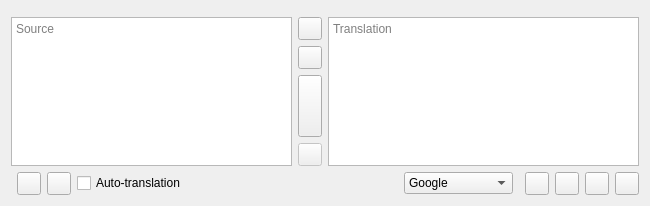
<?xml version="1.0" encoding="UTF-8"?>
<ui version="4.0">
 <class>MainWindow</class>
 <widget class="QMainWindow" name="MainWindow">
  <property name="geometry">
   <rect>
    <x>0</x>
    <y>0</y>
    <width>650</width>
    <height>206</height>
   </rect>
  </property>
  <property name="windowTitle">
   <string notr="true">Crow Translate</string>
  </property>
  <property name="windowIcon">
   <iconset theme="org.kde.CrowTranslate">
    <normaloff>.</normaloff>.</iconset>
  </property>
  <widget class="QWidget" name="centralWidget">
   <layout class="QHBoxLayout" name="centralLayout">
    <item>
     <layout class="QGridLayout" name="sourceLayout">
      <item row="5" column="0">
       <layout class="QHBoxLayout" name="sourceButtonsLayout">
        <item>
         <widget class="SpeakButtons" name="sourceSpeakButtons" native="true">
          <property name="enabled">
           <bool>false</bool>
          </property>
         </widget>
        </item>
        <item>
         <widget class="QToolButton" name="copySourceButton">
          <property name="toolTip">
           <string>Copy source text to the clipboard</string>
          </property>
          <property name="icon">
           <iconset theme="edit-copy">
            <normaloff>.</normaloff>.</iconset>
          </property>
         </widget>
        </item>
        <item>
         <widget class="QToolButton" name="delayedRecognizeScreenAreaButton">
          <property name="toolTip">
           <string>Recognize screen area with delay</string>
          </property>
          <property name="icon">
           <iconset theme="transform-crop">
            <normaloff>.</normaloff>.</iconset>
          </property>
         </widget>
        </item>
        <item>
         <widget class="QCheckBox" name="autoTranslateCheckBox">
          <property name="sizePolicy">
           <sizepolicy hsizetype="Expanding" vsizetype="Fixed">
            <horstretch>0</horstretch>
            <verstretch>0</verstretch>
           </sizepolicy>
          </property>
          <property name="text">
           <string extracomment="The text should be short to fit in portrait orientation on phones.">Auto-translation</string>
          </property>
         </widget>
        </item>
       </layout>
      </item>
      <item row="4" column="1">
       <widget class="QToolButton" name="abortButton">
        <property name="enabled">
         <bool>false</bool>
        </property>
        <property name="toolTip">
         <string>Cancel</string>
        </property>
        <property name="icon">
         <iconset theme="dialog-cancel">
          <normaloff>.</normaloff>.</iconset>
        </property>
       </widget>
      </item>
      <item row="1" column="1">
       <widget class="QToolButton" name="swapButton">
        <property name="toolTip">
         <string>Swap languages</string>
        </property>
        <property name="icon">
         <iconset theme="object-flip-horizontal">
          <normaloff>.</normaloff>.</iconset>
        </property>
       </widget>
      </item>
      <item row="0" column="0">
       <widget class="LanguageButtonsWidget" name="sourceLanguagesWidget" native="true">
        <property name="sizePolicy">
         <sizepolicy hsizetype="Preferred" vsizetype="Preferred">
          <horstretch>0</horstretch>
          <verstretch>0</verstretch>
         </sizepolicy>
        </property>
       </widget>
      </item>
      <item row="1" column="0" rowspan="4">
       <widget class="SourceTextEdit" name="sourceEdit">
        <property name="tabChangesFocus">
         <bool>true</bool>
        </property>
        <property name="placeholderText">
         <string>Source</string>
        </property>
       </widget>
      </item>
      <item row="2" column="1">
       <widget class="QToolButton" name="clearButton">
        <property name="toolTip">
         <string>Clear</string>
        </property>
        <property name="icon">
         <iconset theme="edit-clear-all">
          <normaloff>.</normaloff>.</iconset>
        </property>
       </widget>
      </item>
      <item row="3" column="1">
       <widget class="QToolButton" name="translateButton">
        <property name="sizePolicy">
         <sizepolicy hsizetype="Fixed" vsizetype="Expanding">
          <horstretch>0</horstretch>
          <verstretch>0</verstretch>
         </sizepolicy>
        </property>
        <property name="toolTip">
         <string>Translate</string>
        </property>
        <property name="icon">
         <iconset theme="go-next">
          <normaloff>.</normaloff>.</iconset>
        </property>
       </widget>
      </item>
     </layout>
    </item>
    <item>
     <layout class="QVBoxLayout" name="translationLayout">
      <item>
       <widget class="LanguageButtonsWidget" name="translationLanguagesWidget" native="true">
        <property name="layoutDirection">
         <enum>Qt::RightToLeft</enum>
        </property>
       </widget>
      </item>
      <item>
       <widget class="TranslationEdit" name="translationEdit">
        <property name="styleSheet">
         <string notr="true"/>
        </property>
        <property name="readOnly">
         <bool>true</bool>
        </property>
        <property name="placeholderText">
         <string>Translation</string>
        </property>
       </widget>
      </item>
      <item>
       <layout class="QHBoxLayout" name="translationButtonsLayout">
        <item>
         <spacer name="translationButtonsSpacer">
          <property name="orientation">
           <enum>Qt::Horizontal</enum>
          </property>
          <property name="sizeHint" stdset="0">
           <size>
            <width>40</width>
            <height>20</height>
           </size>
          </property>
         </spacer>
        </item>
        <item>
         <widget class="QComboBox" name="engineComboBox">
          <property name="minimumSize">
           <size>
            <width>1</width>
            <height>1</height>
           </size>
          </property>
          <item>
           <property name="text">
            <string notr="true">Google</string>
           </property>
           <property name="icon">
            <iconset resource="../data/icons/engines/engines.qrc">
             <normaloff>:/icons/engines/google.svg</normaloff>:/icons/engines/google.svg</iconset>
           </property>
          </item>
          <item>
           <property name="text">
            <string notr="true">Yandex</string>
           </property>
           <property name="icon">
            <iconset resource="../data/icons/engines/engines.qrc">
             <normaloff>:/icons/engines/yandex.svg</normaloff>:/icons/engines/yandex.svg</iconset>
           </property>
          </item>
          <item>
           <property name="text">
            <string notr="true">DeepL</string>
           </property>
           <property name="icon">
            <iconset resource="../data/icons/engines/engines.qrc">
             <normaloff>:/icons/engines/deepl.svg</normaloff>:/icons/engines/deepl.svg</iconset>
           </property>
          </item>
          <item>
           <property name="text">
            <string notr="true">DuckDuckGo</string>
           </property>
           <property name="icon">
            <iconset resource="../data/icons/engines/engines.qrc">
             <normaloff>:/icons/engines/duckduckgo.svg</normaloff>:/icons/engines/duckduckgo.svg</iconset>
           </property>
          </item>
          <item>
           <property name="text">
            <string notr="true">LibreTranslate</string>
           </property>
           <property name="icon">
            <iconset resource="../data/icons/engines/engines.qrc">
             <normaloff>:/icons/engines/libretranslate.svg</normaloff>:/icons/engines/libretranslate.svg</iconset>
           </property>
          </item>
          <item>
           <property name="text">
            <string notr="true">MyMemory</string>
           </property>
           <property name="icon">
            <iconset resource="../data/icons/engines/engines.qrc">
             <normaloff>:/icons/engines/mymemory.svg</normaloff>:/icons/engines/mymemory.svg</iconset>
           </property>
          </item>
          <item>
           <property name="text">
            <string notr="true">Reverso</string>
           </property>
           <property name="icon">
            <iconset resource="../data/icons/engines/engines.qrc">
             <normaloff>:/icons/engines/reverso.svg</normaloff>:/icons/engines/reverso.svg</iconset>
           </property>
          </item>
         </widget>
        </item>
        <item>
         <widget class="SpeakButtons" name="translationSpeakButtons" native="true">
          <property name="enabled">
           <bool>false</bool>
          </property>
         </widget>
        </item>
        <item>
         <widget class="QToolButton" name="copyTranslationButton">
          <property name="toolTip">
           <string>Copy translation to the clipboard</string>
          </property>
          <property name="icon">
           <iconset theme="edit-copy">
            <normaloff>.</normaloff>.</iconset>
          </property>
         </widget>
        </item>
        <item>
         <widget class="QToolButton" name="copyAllTranslationButton">
          <property name="toolTip">
           <string>Copy all translation data to the clipboard</string>
          </property>
          <property name="icon">
           <iconset theme="edit-select-all">
            <normaloff>.</normaloff>.</iconset>
          </property>
         </widget>
        </item>
        <item>
         <widget class="QToolButton" name="delayedTranslateScreenAreaButton">
          <property name="toolTip">
           <string>Translate screen area with delay</string>
          </property>
          <property name="icon">
           <iconset theme="transform-crop">
            <normaloff>.</normaloff>.</iconset>
          </property>
         </widget>
        </item>
        <item>
         <widget class="QToolButton" name="settingsButton">
          <property name="toolTip">
           <string>Application settings</string>
          </property>
          <property name="icon">
           <iconset theme="preferences-other">
            <normaloff>.</normaloff>.</iconset>
          </property>
         </widget>
        </item>
       </layout>
      </item>
     </layout>
    </item>
   </layout>
  </widget>
 </widget>
 <layoutdefault spacing="6" margin="11"/>
 <customwidgets>
  <customwidget>
   <class>SpeakButtons</class>
   <extends>QWidget</extends>
   <header>speakbuttons.h</header>
   <container>1</container>
   <slots>
    <signal>playerMediaRequested()</signal>
    <slot>stopSpeaking()</slot>
   </slots>
  </customwidget>
  <customwidget>
   <class>LanguageButtonsWidget</class>
   <extends>QWidget</extends>
   <header>languagebuttonswidget.h</header>
   <container>1</container>
  </customwidget>
  <customwidget>
   <class>SourceTextEdit</class>
   <extends>QPlainTextEdit</extends>
   <header>sourcetextedit.h</header>
   <slots>
    <signal>sourceEmpty(bool)</signal>
    <signal>textEdited()</signal>
    <slot>stopEditTimer()</slot>
   </slots>
  </customwidget>
  <customwidget>
   <class>TranslationEdit</class>
   <extends>QTextEdit</extends>
   <header>translationedit.h</header>
   <slots>
    <signal>translationEmpty(bool)</signal>
   </slots>
  </customwidget>
 </customwidgets>
 <tabstops>
  <tabstop>sourceEdit</tabstop>
  <tabstop>translationEdit</tabstop>
  <tabstop>swapButton</tabstop>
  <tabstop>clearButton</tabstop>
  <tabstop>translateButton</tabstop>
  <tabstop>abortButton</tabstop>
  <tabstop>copySourceButton</tabstop>
  <tabstop>autoTranslateCheckBox</tabstop>
  <tabstop>engineComboBox</tabstop>
  <tabstop>copyTranslationButton</tabstop>
  <tabstop>copyAllTranslationButton</tabstop>
  <tabstop>settingsButton</tabstop>
 </tabstops>
 <resources>
  <include location="../data/icons/engines/engines.qrc"/>
 </resources>
 <connections>
  <connection>
   <sender>swapButton</sender>
   <signal>clicked()</signal>
   <receiver>MainWindow</receiver>
   <slot>swapLanguages()</slot>
   <hints>
    <hint type="sourcelabel">
     <x>324</x>
     <y>22</y>
    </hint>
    <hint type="destinationlabel">
     <x>324</x>
     <y>149</y>
    </hint>
   </hints>
  </connection>
  <connection>
   <sender>settingsButton</sender>
   <signal>clicked()</signal>
   <receiver>MainWindow</receiver>
   <slot>openSettings()</slot>
   <hints>
    <hint type="sourcelabel">
     <x>626</x>
     <y>276</y>
    </hint>
    <hint type="destinationlabel">
     <x>324</x>
     <y>149</y>
    </hint>
   </hints>
  </connection>
  <connection>
   <sender>engineComboBox</sender>
   <signal>currentIndexChanged(int)</signal>
   <receiver>MainWindow</receiver>
   <slot>markContentAsChanged()</slot>
   <hints>
    <hint type="sourcelabel">
     <x>403</x>
     <y>276</y>
    </hint>
    <hint type="destinationlabel">
     <x>324</x>
     <y>102</y>
    </hint>
   </hints>
  </connection>
  <connection>
   <sender>copySourceButton</sender>
   <signal>clicked()</signal>
   <receiver>MainWindow</receiver>
   <slot>copySourceText()</slot>
   <hints>
    <hint type="sourcelabel">
     <x>98</x>
     <y>276</y>
    </hint>
    <hint type="destinationlabel">
     <x>324</x>
     <y>149</y>
    </hint>
   </hints>
  </connection>
  <connection>
   <sender>autoTranslateCheckBox</sender>
   <signal>toggled(bool)</signal>
   <receiver>MainWindow</receiver>
   <slot>setListenForContentChanges(bool)</slot>
   <hints>
    <hint type="sourcelabel">
     <x>205</x>
     <y>276</y>
    </hint>
    <hint type="destinationlabel">
     <x>324</x>
     <y>149</y>
    </hint>
   </hints>
  </connection>
  <connection>
   <sender>copyTranslationButton</sender>
   <signal>clicked()</signal>
   <receiver>MainWindow</receiver>
   <slot>copyTranslation()</slot>
   <hints>
    <hint type="sourcelabel">
     <x>550</x>
     <y>276</y>
    </hint>
    <hint type="destinationlabel">
     <x>324</x>
     <y>149</y>
    </hint>
   </hints>
  </connection>
  <connection>
   <sender>copyAllTranslationButton</sender>
   <signal>clicked()</signal>
   <receiver>MainWindow</receiver>
   <slot>copyAllTranslationInfo()</slot>
   <hints>
    <hint type="sourcelabel">
     <x>588</x>
     <y>276</y>
    </hint>
    <hint type="destinationlabel">
     <x>324</x>
     <y>149</y>
    </hint>
   </hints>
  </connection>
  <connection>
   <sender>abortButton</sender>
   <signal>clicked()</signal>
   <receiver>MainWindow</receiver>
   <slot>cancelOperation()</slot>
   <hints>
    <hint type="sourcelabel">
     <x>324</x>
     <y>221</y>
    </hint>
    <hint type="destinationlabel">
     <x>324</x>
     <y>149</y>
    </hint>
   </hints>
  </connection>
  <connection>
   <sender>translateButton</sender>
   <signal>clicked()</signal>
   <receiver>sourceEdit</receiver>
   <slot>stopEditTimer()</slot>
   <hints>
    <hint type="sourcelabel">
     <x>324</x>
     <y>122</y>
    </hint>
    <hint type="destinationlabel">
     <x>154</x>
     <y>141</y>
    </hint>
   </hints>
  </connection>
  <connection>
   <sender>sourceEdit</sender>
   <signal>sourceEmpty(bool)</signal>
   <receiver>sourceSpeakButtons</receiver>
   <slot>setDisabled(bool)</slot>
   <hints>
    <hint type="sourcelabel">
     <x>154</x>
     <y>141</y>
    </hint>
    <hint type="destinationlabel">
     <x>6</x>
     <y>261</y>
    </hint>
   </hints>
  </connection>
  <connection>
   <sender>translationEdit</sender>
   <signal>translationEmpty(bool)</signal>
   <receiver>translationSpeakButtons</receiver>
   <slot>setDisabled(bool)</slot>
   <hints>
    <hint type="sourcelabel">
     <x>495</x>
     <y>141</y>
    </hint>
    <hint type="destinationlabel">
     <x>528</x>
     <y>261</y>
    </hint>
   </hints>
  </connection>
  <connection>
   <sender>clearButton</sender>
   <signal>clicked()</signal>
   <receiver>MainWindow</receiver>
   <slot>clearText()</slot>
   <hints>
    <hint type="sourcelabel">
     <x>324</x>
     <y>61</y>
    </hint>
    <hint type="destinationlabel">
     <x>324</x>
     <y>142</y>
    </hint>
   </hints>
  </connection>
  <connection>
   <sender>sourceEdit</sender>
   <signal>textChanged()</signal>
   <receiver>sourceSpeakButtons</receiver>
   <slot>stopSpeaking()</slot>
   <hints>
    <hint type="sourcelabel">
     <x>158</x>
     <y>134</y>
    </hint>
    <hint type="destinationlabel">
     <x>9</x>
     <y>256</y>
    </hint>
   </hints>
  </connection>
  <connection>
   <sender>delayedRecognizeScreenAreaButton</sender>
   <signal>clicked()</signal>
   <receiver>MainWindow</receiver>
   <slot>delayedRecognizeScreenArea()</slot>
   <hints>
    <hint type="sourcelabel">
     <x>67</x>
     <y>181</y>
    </hint>
    <hint type="destinationlabel">
     <x>324</x>
     <y>102</y>
    </hint>
   </hints>
  </connection>
  <connection>
   <sender>delayedTranslateScreenAreaButton</sender>
   <signal>clicked()</signal>
   <receiver>MainWindow</receiver>
   <slot>delayedTranslateScreenArea()</slot>
   <hints>
    <hint type="sourcelabel">
     <x>587</x>
     <y>181</y>
    </hint>
    <hint type="destinationlabel">
     <x>324</x>
     <y>102</y>
    </hint>
   </hints>
  </connection>
  <connection>
   <sender>sourceEdit</sender>
   <signal>textEdited()</signal>
   <receiver>MainWindow</receiver>
   <slot>markContentAsChanged()</slot>
   <hints>
    <hint type="sourcelabel">
     <x>144</x>
     <y>85</y>
    </hint>
    <hint type="destinationlabel">
     <x>324</x>
     <y>102</y>
    </hint>
   </hints>
  </connection>
  <connection>
   <sender>autoTranslateCheckBox</sender>
   <signal>toggled(bool)</signal>
   <receiver>MainWindow</receiver>
   <slot>markContentAsChanged()</slot>
   <hints>
    <hint type="sourcelabel">
     <x>185</x>
     <y>181</y>
    </hint>
    <hint type="destinationlabel">
     <x>324</x>
     <y>102</y>
    </hint>
   </hints>
  </connection>
 </connections>
 <slots>
  <slot>swapLanguages()</slot>
  <slot>openSettings()</slot>
  <slot>setListenForContentChanges(bool)</slot>
  <slot>copySourceText()</slot>
  <slot>copyTranslation()</slot>
  <slot>copyAllTranslationInfo()</slot>
  <slot>cancelOperation()</slot>
  <slot>clearText()</slot>
  <slot>delayedRecognizeScreenArea()</slot>
  <slot>delayedTranslateScreenArea()</slot>
  <slot>markContentAsChanged()</slot>
 </slots>
</ui>
